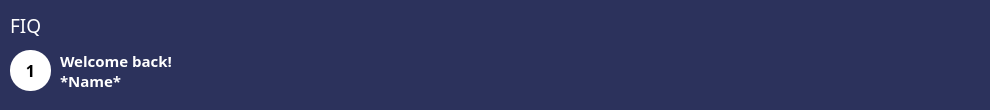
    <widget class="QWidget" name="head" native="true">
     <property name="geometry">
      <rect>
       <x>10</x>
       <y>10</y>
       <width>990</width>
       <height>110</height>
      </rect>
     </property>
     <property name="minimumSize">
      <size>
       <width>990</width>
       <height>110</height>
      </size>
     </property>
     <property name="maximumSize">
      <size>
       <width>990</width>
       <height>110</height>
      </size>
     </property>
     <property name="styleSheet">
      <string notr="true">background-color: #2c325c;
border-radius:10px;</string>
     </property>
     <widget class="QLabel" name="questions">
      <property name="geometry">
       <rect>
        <x>10</x>
        <y>10</y>
        <width>41</width>
        <height>31</height>
       </rect>
      </property>
      <property name="font">
       <font>
        <family>Montserrat Black</family>
        <pointsize>12</pointsize>
        <weight>37</weight>
        <bold>false</bold>
       </font>
      </property>
      <property name="styleSheet">
       <string notr="true">font-weight: 300;
</string>
      </property>
      <property name="text">
       <string>&lt;html&gt;&lt;head/&gt;&lt;body&gt;&lt;p&gt;&lt;span style=&quot; font-size:14pt; color:#ffffff;&quot;&gt;FIQ&lt;/span&gt;&lt;/p&gt;&lt;/body&gt;&lt;/html&gt;</string>
      </property>
     </widget>
     <widget class="QPushButton" name="settings">
      <property name="geometry">
       <rect>
        <x>950</x>
        <y>10</y>
        <width>24</width>
        <height>24</height>
       </rect>
      </property>
      <property name="minimumSize">
       <size>
        <width>24</width>
        <height>24</height>
       </size>
      </property>
      <property name="maximumSize">
       <size>
        <width>24</width>
        <height>24</height>
       </size>
      </property>
      <property name="styleSheet">
       <string notr="true">background-image: url('sources/icons/menu/settings.png') center no-repeat;</string>
      </property>
      <property name="text">
       <string/>
      </property>
     </widget>
     <widget class="QLabel" name="avatar">
      <property name="geometry">
       <rect>
        <x>10</x>
        <y>50</y>
        <width>41</width>
        <height>41</height>
       </rect>
      </property>
      <property name="font">
       <font>
        <family>Montserrat Black</family>
        <pointsize>12</pointsize>
        <weight>75</weight>
        <bold>true</bold>
       </font>
      </property>
      <property name="styleSheet">
       <string notr="true">background-color: #fff;
border-radius:20px;</string>
      </property>
      <property name="text">
       <string>&lt;html&gt;&lt;head/&gt;&lt;body&gt;&lt;p align=&quot;center&quot;&gt;1&lt;/p&gt;&lt;/body&gt;&lt;/html&gt;</string>
      </property>
     </widget>
     <widget class="QLabel" name="helo">
      <property name="geometry">
       <rect>
        <x>60</x>
        <y>50</y>
        <width>131</width>
        <height>21</height>
       </rect>
      </property>
      <property name="font">
       <font>
        <family>Montserrat SemiBold</family>
        <pointsize>11</pointsize>
        <weight>75</weight>
        <bold>true</bold>
       </font>
      </property>
      <property name="text">
       <string>&lt;html&gt;&lt;head/&gt;&lt;body&gt;&lt;p&gt;&lt;span style=&quot; color:#ffffff;&quot;&gt;Welcome back!&lt;/span&gt;&lt;/p&gt;&lt;/body&gt;&lt;/html&gt;</string>
      </property>
     </widget>
     <widget class="QLabel" name="name">
      <property name="geometry">
       <rect>
        <x>60</x>
        <y>70</y>
        <width>131</width>
        <height>21</height>
       </rect>
      </property>
      <property name="font">
       <font>
        <family>Montserrat SemiBold</family>
        <pointsize>11</pointsize>
        <weight>75</weight>
        <bold>true</bold>
       </font>
      </property>
      <property name="text">
       <string>&lt;html&gt;&lt;head/&gt;&lt;body&gt;&lt;p&gt;&lt;span style=&quot; color:#ffffff;&quot;&gt;*Name*&lt;/span&gt;&lt;/p&gt;&lt;/body&gt;&lt;/html&gt;</string>
      </property>
     </widget>
    </widget>
